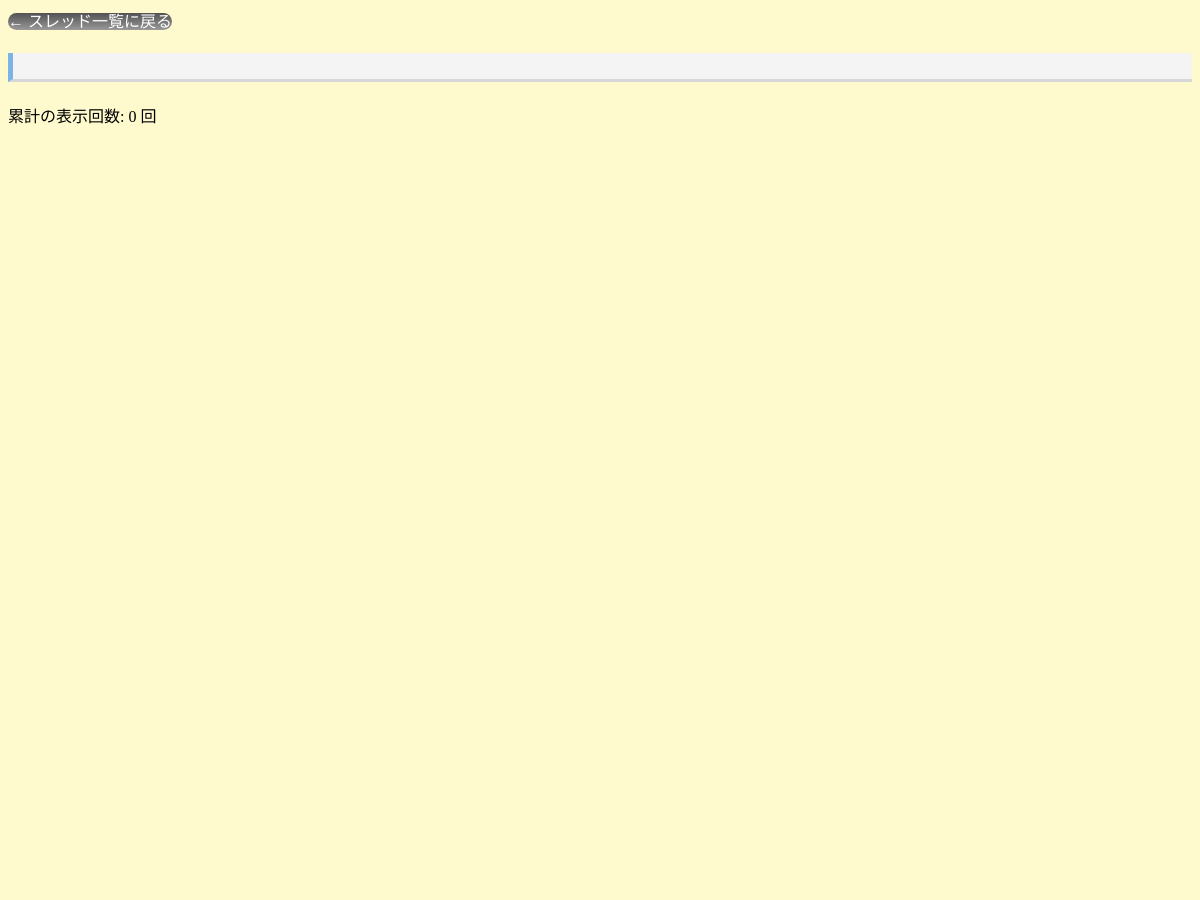
Before: /thread/3 (upper part) with the older database file.
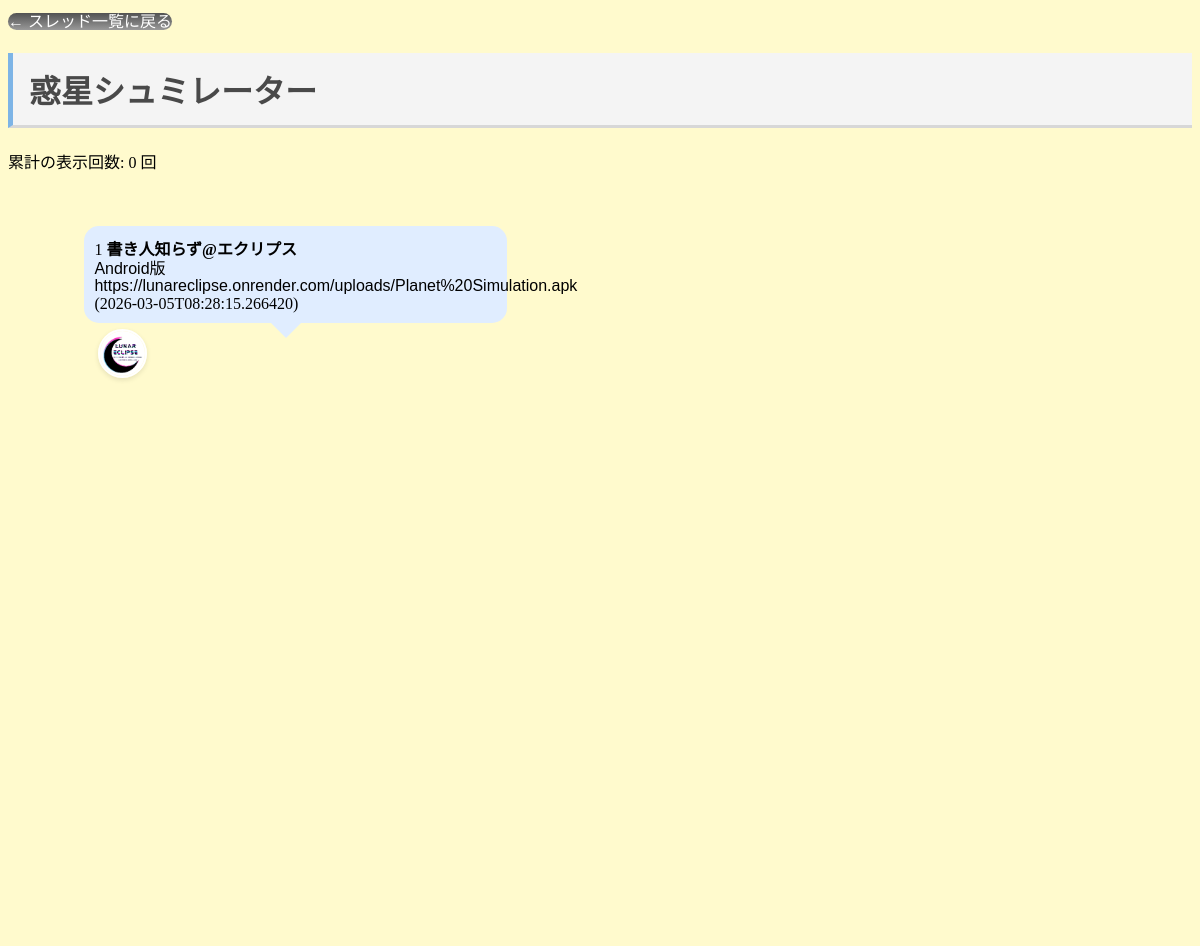
After: the same page with the newer database file.
### tables this page shows
CREATE TABLE threads (id INTEGER PRIMARY KEY, title TEXT, created_at TEXT);

CREATE TABLE posts (id INTEGER PRIMARY KEY, thread_id INTEGER, name TEXT, message TEXT, created_at TEXT, icon_url TEXT);

### app.py (the view, shortened to what this page needs)
@app.route("/thread/<int:thread_id>", methods=["GET", "POST"])
def thread(thread_id):
    db = get_db()
    c = db.cursor()
    c.execute("SELECT id, title FROM threads WHERE id=?", (thread_id,))
    thread_data = c.fetchone()
    c.execute("SELECT id, icon_url, name, message, created_at FROM posts WHERE thread_id=? ORDER BY id ASC", (thread_id,))
    rows = c.fetchall()
    posts_with_numbers = []
    for i, p in enumerate(rows):
        posts_with_numbers.append({
            "num": i + 1,
            "id": p["id"],
            "name": p["name"],
            "message": p["message"],
            "created_at": p["created_at"],
            "icon_url": p["icon_url"] # DBから取得したアイコンURL
        })
    theme = request.cookies.get("theme", "d")
    return render_template(
        "thread.html",
        thread=thread_data,
        theme=theme,
        posts=posts_with_numbers,
        thread_id=thread_id
    )

### app.py (called while the page is built)
def get_db():
    db = getattr(g, "_database", None)
    if db is None:
        db = g._database = sqlite3.connect(DATABASE)
        db.row_factory = sqlite3.Row
    return db

@app.teardown_appcontext
def close_connection(exception):
    db = getattr(g, "_database", None)
    if db is not None:
        db.close()

@app.before_request
def rate_limit():
    if request.endpoint in ("new_thread", "thread") and request.method == "POST":
        ip = request.remote_addr
        now = datetime.now()
        if ip in last_posts and now - last_posts[ip] < timedelta(seconds=40):
             abort(429)
        last_posts[ip] = now

@app.before_request
def ensure_theme_cookie():
    theme = request.cookies.get("theme")
    user_agent = request.headers.get("User-Agent", "").lower()
    if theme is None:
        if "iphone" in user_agent or "android" in user_agent:
            g.set_default_theme = "theme-s"
        else:
            g.set_default_theme = "d"

@app.after_request
def apply_theme_cookie(response):
    if getattr(g, "set_default_theme", None):
        response.set_cookie("theme", g.set_default_theme, max_age=60*60*24*30)
    return response

### templates/thread.html (shortened to what this page needs)
<!DOCTYPE html>
<html lang="ja">
<head>
</head>
<body>
<a href="/" class="am" id="top">← スレッド一覧に戻る</a>
<h1>{{ thread[1] }}</h1>
<p>累計の表示回数: <span id="onlineCount">0</span> 回</p>
<ul id="posts">
  {% for post in posts %}
<div class="akys">
  <li class="post-container">
<div class="color-box" id="{{ post.num }}">
      {{ post.num }} <b>{{ post.name | safe }}</b>
      <div class="htn">{{ post.message | imgify }}</div>
      <span>({{ post.created_at }})</span>
    </div>
  </li>
<br>
<img src="{{ post.icon_url if post.icon_url else '/static/default_icon.png' }}" class="user-icon" style="margin-top: -30px; margin-left: 50px;">
</div>
  {% endfor %}
</ul>
<br>
<br>
<br>
<br>
<br>
<br>
<br>
<br>
<br>
<br>
<br>
<br>
<br>
<br>
<br>
<br>
<br>
<br>
<br>
<br>
<br>
<br>
<br>
<br>
<br>
<br>
<br>
<br>
<br>
<br>
<br>
<br>
<br>
<br>
<br>
<br>
<br>
<br>
<br>
<br>
<br>
<br>
<br>
<br>
<br>
<br>
<br>
<br>
<br>
<br>
<br>
<br>
<br>
<br>
<br>
<br>
<br>
<br>
<br>
<br>
<br>
<br>
<br>
<br>
<br>
<br>
<br>
<br>
<br>
<br>
<br>
<br>
<br>
<br>
<br>
<br>
<br>
<br>
<br>
<br>
<br>
<br>
<br>
<br>
<br>
<br>
<br>
<br>
<br>
<br>
<br>
<br>
<br>
<br>
<br>
<br>
<br>
<br>
<br>
<br>
<br>
<br>
<br>
<br>
<br>
<br>
<br>
<br>
<br>
<br>
<br>
<br>
<br>
<br>
<br>
<br>
<br>
<br>
<br>
<br>
<br>
<br>
<br>
<br>
<br>
<br>
<br>
<br>
<br>
<br>
<br>
<br>
<br>
<br>
<br>
<br>
<br>
<br>
<br>
<br>
<br>
<br>
<br>
<br>
<br>
<br>
<br>
<br>
<br>
<br>
<br>
<br>
<br>
<br>
<br>
<br>
<br>
<br>
<br>
<br>
<br>
<br>
<br>
<br>
<br>
<br>
<br>
<br>
<br>
<br>
<br>
<br>
<br>
<br>
<br>
<br>
<br>
<br>
<br>
<br>
<br>
<br>
<br>
<br>
<br>
<br>
<br>
<br>
<br>
<br>
<br>
<br>
<br>
<br>
<br>
<br>
<br>
<br>
<br>
<br>
<br>
<br>
<br>
<br>
<br>
<br>
<br>
<br>
<br>
<br>
<br>
<br>
<br>
<br>
<br>
<br>
<br>
<br>
<br>
<br>
<br>
<br>
<br>
<br>
<br>
<br>
<br>
<br>
<br>
<br>
<br>
<br>
<br>
<br>
<br>
<br>
<br>
<br>
<br>
<br>
<br>
<br>
<br>
<br>
<br>
<br>
<br>
<br>
<br>
<br>
<br>
<br>
<br>
<br>
<br>
<br>
<br>
<br>
<br>
<br>
</body>
</html>

Changed rows visible on the page:
added threads: title "惑星シュミレーター"
added posts: num "1", name "書き人知らず@エクリプス", message|imgify "Android版 https://lunareclipse.onrender.com/uploads/Planet%20Simulation.apk", created_at "2026-03-05T08:28:15.266420"
